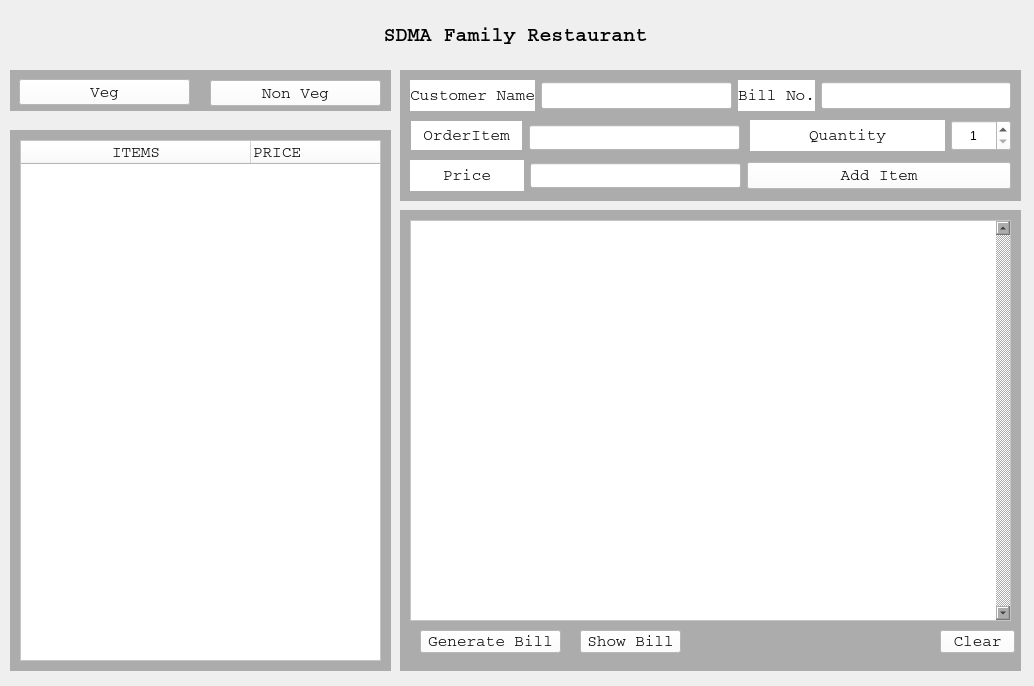
<?xml version="1.0" encoding="UTF-8"?>
<ui version="4.0">
 <class>Form</class>
 <widget class="QWidget" name="Form">
  <property name="geometry">
   <rect>
    <x>0</x>
    <y>0</y>
    <width>1034</width>
    <height>686</height>
   </rect>
  </property>
  <property name="sizePolicy">
   <sizepolicy hsizetype="Fixed" vsizetype="Fixed">
    <horstretch>0</horstretch>
    <verstretch>0</verstretch>
   </sizepolicy>
  </property>
  <property name="minimumSize">
   <size>
    <width>1034</width>
    <height>686</height>
   </size>
  </property>
  <property name="maximumSize">
   <size>
    <width>1034</width>
    <height>686</height>
   </size>
  </property>
  <property name="windowTitle">
   <string>Form</string>
  </property>
  <widget class="QWidget" name="widget" native="true">
   <property name="geometry">
    <rect>
     <x>10</x>
     <y>130</y>
     <width>381</width>
     <height>541</height>
    </rect>
   </property>
   <property name="styleSheet">
    <string notr="true">background-color: rgb(172, 172, 172);</string>
   </property>
   <widget class="QTableWidget" name="menucard2">
    <property name="geometry">
     <rect>
      <x>10</x>
      <y>10</y>
      <width>361</width>
      <height>521</height>
     </rect>
    </property>
    <property name="font">
     <font>
      <family>Courier</family>
      <pointsize>12</pointsize>
     </font>
    </property>
    <property name="styleSheet">
     <string notr="true">background-color: rgb(255, 255, 255);
</string>
    </property>
    <property name="horizontalScrollBarPolicy">
     <enum>Qt::ScrollBarAlwaysOff</enum>
    </property>
    <property name="sizeAdjustPolicy">
     <enum>QAbstractScrollArea::AdjustToContentsOnFirstShow</enum>
    </property>
    <property name="alternatingRowColors">
     <bool>true</bool>
    </property>
    <property name="selectionMode">
     <enum>QAbstractItemView::SingleSelection</enum>
    </property>
    <property name="selectionBehavior">
     <enum>QAbstractItemView::SelectRows</enum>
    </property>
    <property name="showGrid">
     <bool>false</bool>
    </property>
    <attribute name="horizontalHeaderDefaultSectionSize">
     <number>230</number>
    </attribute>
    <attribute name="horizontalHeaderHighlightSections">
     <bool>false</bool>
    </attribute>
    <attribute name="horizontalHeaderStretchLastSection">
     <bool>true</bool>
    </attribute>
    <attribute name="verticalHeaderVisible">
     <bool>false</bool>
    </attribute>
    <column>
     <property name="text">
      <string>ITEMS</string>
     </property>
     <property name="font">
      <font>
       <family>Courier</family>
       <pointsize>12</pointsize>
      </font>
     </property>
    </column>
    <column>
     <property name="text">
      <string>PRICE</string>
     </property>
     <property name="font">
      <font>
       <family>Courier</family>
       <pointsize>12</pointsize>
      </font>
     </property>
     <property name="textAlignment">
      <set>AlignLeading|AlignVCenter</set>
     </property>
    </column>
   </widget>
   <widget class="QTableWidget" name="menucard1">
    <property name="geometry">
     <rect>
      <x>10</x>
      <y>10</y>
      <width>361</width>
      <height>521</height>
     </rect>
    </property>
    <property name="maximumSize">
     <size>
      <width>3620</width>
      <height>5210</height>
     </size>
    </property>
    <property name="font">
     <font>
      <family>Courier</family>
      <pointsize>12</pointsize>
     </font>
    </property>
    <property name="styleSheet">
     <string notr="true">background-color: rgb(255, 255, 255);</string>
    </property>
    <property name="horizontalScrollBarPolicy">
     <enum>Qt::ScrollBarAlwaysOff</enum>
    </property>
    <property name="sizeAdjustPolicy">
     <enum>QAbstractScrollArea::AdjustToContents</enum>
    </property>
    <property name="alternatingRowColors">
     <bool>true</bool>
    </property>
    <property name="selectionMode">
     <enum>QAbstractItemView::SingleSelection</enum>
    </property>
    <property name="selectionBehavior">
     <enum>QAbstractItemView::SelectRows</enum>
    </property>
    <property name="showGrid">
     <bool>false</bool>
    </property>
    <attribute name="horizontalHeaderDefaultSectionSize">
     <number>230</number>
    </attribute>
    <attribute name="horizontalHeaderHighlightSections">
     <bool>false</bool>
    </attribute>
    <attribute name="horizontalHeaderStretchLastSection">
     <bool>true</bool>
    </attribute>
    <attribute name="verticalHeaderVisible">
     <bool>false</bool>
    </attribute>
    <column>
     <property name="text">
      <string>ITEMS</string>
     </property>
     <property name="font">
      <font>
       <family>Courier</family>
       <pointsize>12</pointsize>
      </font>
     </property>
    </column>
    <column>
     <property name="text">
      <string>PRICE</string>
     </property>
     <property name="font">
      <font>
       <family>Courier</family>
       <pointsize>12</pointsize>
      </font>
     </property>
     <property name="textAlignment">
      <set>AlignLeading|AlignVCenter</set>
     </property>
    </column>
   </widget>
  </widget>
  <widget class="QLabel" name="label">
   <property name="geometry">
    <rect>
     <x>10</x>
     <y>10</y>
     <width>1011</width>
     <height>51</height>
    </rect>
   </property>
   <property name="font">
    <font>
     <family>Courier</family>
     <pointsize>15</pointsize>
     <weight>75</weight>
     <bold>true</bold>
    </font>
   </property>
   <property name="text">
    <string>SDMA Family Restaurant</string>
   </property>
   <property name="alignment">
    <set>Qt::AlignCenter</set>
   </property>
  </widget>
  <widget class="QWidget" name="widget_2" native="true">
   <property name="geometry">
    <rect>
     <x>400</x>
     <y>70</y>
     <width>621</width>
     <height>131</height>
    </rect>
   </property>
   <property name="styleSheet">
    <string notr="true">background-color: rgb(172, 172, 172);</string>
   </property>
   <widget class="QWidget" name="verticalLayoutWidget">
    <property name="geometry">
     <rect>
      <x>10</x>
      <y>10</y>
      <width>601</width>
      <height>31</height>
     </rect>
    </property>
    <layout class="QHBoxLayout" name="horizontalLayout_2">
     <property name="sizeConstraint">
      <enum>QLayout::SetNoConstraint</enum>
     </property>
     <item>
      <widget class="QLabel" name="label_2">
       <property name="sizePolicy">
        <sizepolicy hsizetype="Minimum" vsizetype="Minimum">
         <horstretch>0</horstretch>
         <verstretch>0</verstretch>
        </sizepolicy>
       </property>
       <property name="font">
        <font>
         <family>Courier</family>
         <pointsize>12</pointsize>
        </font>
       </property>
       <property name="styleSheet">
        <string notr="true">background-color: rgb(255, 255, 255);</string>
       </property>
       <property name="text">
        <string>Customer Name</string>
       </property>
       <property name="alignment">
        <set>Qt::AlignCenter</set>
       </property>
      </widget>
     </item>
     <item>
      <widget class="QLineEdit" name="name">
       <property name="minimumSize">
        <size>
         <width>0</width>
         <height>25</height>
        </size>
       </property>
       <property name="font">
        <font>
         <family>Courier</family>
         <pointsize>12</pointsize>
        </font>
       </property>
       <property name="styleSheet">
        <string notr="true">background-color: rgb(255, 255, 255);</string>
       </property>
      </widget>
     </item>
     <item>
      <widget class="QLabel" name="label_4">
       <property name="sizePolicy">
        <sizepolicy hsizetype="Minimum" vsizetype="Minimum">
         <horstretch>0</horstretch>
         <verstretch>0</verstretch>
        </sizepolicy>
       </property>
       <property name="font">
        <font>
         <family>Courier</family>
         <pointsize>12</pointsize>
        </font>
       </property>
       <property name="styleSheet">
        <string notr="true">background-color: rgb(255, 255, 255);</string>
       </property>
       <property name="text">
        <string>Bill No.</string>
       </property>
       <property name="alignment">
        <set>Qt::AlignCenter</set>
       </property>
      </widget>
     </item>
     <item>
      <widget class="QLineEdit" name="billno">
       <property name="minimumSize">
        <size>
         <width>0</width>
         <height>25</height>
        </size>
       </property>
       <property name="font">
        <font>
         <family>Courier</family>
         <pointsize>12</pointsize>
        </font>
       </property>
       <property name="styleSheet">
        <string notr="true">background-color: rgb(255, 255, 255);</string>
       </property>
      </widget>
     </item>
    </layout>
   </widget>
   <widget class="QWidget" name="layoutWidget">
    <property name="geometry">
     <rect>
      <x>10</x>
      <y>50</y>
      <width>331</width>
      <height>31</height>
     </rect>
    </property>
    <layout class="QHBoxLayout" name="horizontalLayout_3">
     <property name="sizeConstraint">
      <enum>QLayout::SetNoConstraint</enum>
     </property>
     <item>
      <widget class="QLabel" name="label_3">
       <property name="sizePolicy">
        <sizepolicy hsizetype="Minimum" vsizetype="Minimum">
         <horstretch>0</horstretch>
         <verstretch>0</verstretch>
        </sizepolicy>
       </property>
       <property name="maximumSize">
        <size>
         <width>111</width>
         <height>29</height>
        </size>
       </property>
       <property name="font">
        <font>
         <family>Courier</family>
         <pointsize>12</pointsize>
        </font>
       </property>
       <property name="styleSheet">
        <string notr="true">background-color: rgb(255, 255, 255);</string>
       </property>
       <property name="text">
        <string>OrderItem</string>
       </property>
       <property name="alignment">
        <set>Qt::AlignCenter</set>
       </property>
      </widget>
     </item>
     <item>
      <widget class="QLineEdit" name="orderitem">
       <property name="minimumSize">
        <size>
         <width>0</width>
         <height>25</height>
        </size>
       </property>
       <property name="maximumSize">
        <size>
         <width>211</width>
         <height>20</height>
        </size>
       </property>
       <property name="font">
        <font>
         <family>Courier</family>
         <pointsize>12</pointsize>
        </font>
       </property>
       <property name="styleSheet">
        <string notr="true">background-color: rgb(255, 255, 255);</string>
       </property>
      </widget>
     </item>
    </layout>
   </widget>
   <widget class="QWidget" name="layoutWidget">
    <property name="geometry">
     <rect>
      <x>350</x>
      <y>50</y>
      <width>261</width>
      <height>31</height>
     </rect>
    </property>
    <layout class="QHBoxLayout" name="horizontalLayout_4">
     <property name="sizeConstraint">
      <enum>QLayout::SetNoConstraint</enum>
     </property>
     <item>
      <widget class="QLabel" name="label_5">
       <property name="sizePolicy">
        <sizepolicy hsizetype="Minimum" vsizetype="Minimum">
         <horstretch>0</horstretch>
         <verstretch>0</verstretch>
        </sizepolicy>
       </property>
       <property name="font">
        <font>
         <family>Courier</family>
         <pointsize>12</pointsize>
        </font>
       </property>
       <property name="styleSheet">
        <string notr="true">background-color: rgb(255, 255, 255);</string>
       </property>
       <property name="text">
        <string>Quantity</string>
       </property>
       <property name="alignment">
        <set>Qt::AlignCenter</set>
       </property>
      </widget>
     </item>
     <item>
      <widget class="QSpinBox" name="quantity">
       <property name="sizePolicy">
        <sizepolicy hsizetype="Maximum" vsizetype="Minimum">
         <horstretch>0</horstretch>
         <verstretch>0</verstretch>
        </sizepolicy>
       </property>
       <property name="minimumSize">
        <size>
         <width>60</width>
         <height>0</height>
        </size>
       </property>
       <property name="styleSheet">
        <string notr="true">background-color: rgb(255, 255, 255);</string>
       </property>
       <property name="alignment">
        <set>Qt::AlignCenter</set>
       </property>
       <property name="minimum">
        <number>1</number>
       </property>
       <property name="maximum">
        <number>10</number>
       </property>
      </widget>
     </item>
    </layout>
   </widget>
   <widget class="QWidget" name="verticalLayoutWidget_2">
    <property name="geometry">
     <rect>
      <x>10</x>
      <y>90</y>
      <width>601</width>
      <height>31</height>
     </rect>
    </property>
    <layout class="QHBoxLayout" name="horizontalLayout_5">
     <property name="sizeConstraint">
      <enum>QLayout::SetNoConstraint</enum>
     </property>
     <item>
      <widget class="QLabel" name="label_6">
       <property name="sizePolicy">
        <sizepolicy hsizetype="Minimum" vsizetype="Minimum">
         <horstretch>0</horstretch>
         <verstretch>0</verstretch>
        </sizepolicy>
       </property>
       <property name="minimumSize">
        <size>
         <width>114</width>
         <height>0</height>
        </size>
       </property>
       <property name="maximumSize">
        <size>
         <width>114</width>
         <height>16777215</height>
        </size>
       </property>
       <property name="font">
        <font>
         <family>Courier</family>
         <pointsize>12</pointsize>
        </font>
       </property>
       <property name="styleSheet">
        <string notr="true">background-color: rgb(255, 255, 255);</string>
       </property>
       <property name="text">
        <string>Price</string>
       </property>
       <property name="alignment">
        <set>Qt::AlignCenter</set>
       </property>
      </widget>
     </item>
     <item>
      <widget class="QLineEdit" name="price">
       <property name="minimumSize">
        <size>
         <width>0</width>
         <height>25</height>
        </size>
       </property>
       <property name="maximumSize">
        <size>
         <width>211</width>
         <height>16777215</height>
        </size>
       </property>
       <property name="font">
        <font>
         <family>Courier</family>
        </font>
       </property>
       <property name="styleSheet">
        <string notr="true">background-color: rgb(255, 255, 255);</string>
       </property>
      </widget>
     </item>
     <item>
      <widget class="QPushButton" name="add">
       <property name="font">
        <font>
         <family>Courier</family>
         <pointsize>12</pointsize>
        </font>
       </property>
       <property name="styleSheet">
        <string notr="true">background-color: rgb(255, 255, 255);</string>
       </property>
       <property name="text">
        <string>Add Item</string>
       </property>
      </widget>
     </item>
    </layout>
   </widget>
  </widget>
  <widget class="QWidget" name="widget_3" native="true">
   <property name="geometry">
    <rect>
     <x>400</x>
     <y>210</y>
     <width>621</width>
     <height>461</height>
    </rect>
   </property>
   <property name="styleSheet">
    <string notr="true">background-color: rgb(172, 172, 172);</string>
   </property>
   <widget class="QPushButton" name="Gbill">
    <property name="geometry">
     <rect>
      <x>20</x>
      <y>420</y>
      <width>141</width>
      <height>23</height>
     </rect>
    </property>
    <property name="font">
     <font>
      <family>Courier</family>
      <pointsize>12</pointsize>
     </font>
    </property>
    <property name="styleSheet">
     <string notr="true">background-color: rgb(255, 255, 255);</string>
    </property>
    <property name="text">
     <string>Generate Bill</string>
    </property>
   </widget>
   <widget class="QPushButton" name="Sbill">
    <property name="geometry">
     <rect>
      <x>180</x>
      <y>420</y>
      <width>101</width>
      <height>23</height>
     </rect>
    </property>
    <property name="font">
     <font>
      <family>Courier</family>
      <pointsize>12</pointsize>
     </font>
    </property>
    <property name="styleSheet">
     <string notr="true">background-color: rgb(255, 255, 255);</string>
    </property>
    <property name="text">
     <string>Show Bill</string>
    </property>
   </widget>
   <widget class="QTextEdit" name="billtext">
    <property name="geometry">
     <rect>
      <x>10</x>
      <y>10</y>
      <width>601</width>
      <height>401</height>
     </rect>
    </property>
    <property name="font">
     <font>
      <family>Courier</family>
      <pointsize>12</pointsize>
     </font>
    </property>
    <property name="focusPolicy">
     <enum>Qt::WheelFocus</enum>
    </property>
    <property name="layoutDirection">
     <enum>Qt::LeftToRight</enum>
    </property>
    <property name="styleSheet">
     <string notr="true">background-color: rgb(255, 255, 255);
</string>
    </property>
    <property name="locale">
     <locale language="English" country="UnitedStates"/>
    </property>
    <property name="inputMethodHints">
     <set>Qt::ImhMultiLine</set>
    </property>
    <property name="verticalScrollBarPolicy">
     <enum>Qt::ScrollBarAlwaysOn</enum>
    </property>
    <property name="html">
     <string>&lt;!DOCTYPE HTML PUBLIC &quot;-//W3C//DTD HTML 4.0//EN&quot; &quot;http://www.w3.org/TR/REC-html40/strict.dtd&quot;&gt;
&lt;html&gt;&lt;head&gt;&lt;meta name=&quot;qrichtext&quot; content=&quot;1&quot; /&gt;&lt;style type=&quot;text/css&quot;&gt;
p, li { white-space: pre-wrap; }
&lt;/style&gt;&lt;/head&gt;&lt;body style=&quot; font-family:'Courier'; font-size:12pt; font-weight:400; font-style:normal;&quot;&gt;
&lt;p align=&quot;center&quot; style=&quot;-qt-paragraph-type:empty; margin-top:0px; margin-bottom:0px; margin-left:0px; margin-right:0px; -qt-block-indent:0; text-indent:0px;&quot;&gt;&lt;br /&gt;&lt;/p&gt;&lt;/body&gt;&lt;/html&gt;</string>
    </property>
    <property name="textInteractionFlags">
     <set>Qt::TextEditable|Qt::TextSelectableByMouse</set>
    </property>
   </widget>
   <widget class="QPushButton" name="clear">
    <property name="geometry">
     <rect>
      <x>540</x>
      <y>420</y>
      <width>75</width>
      <height>23</height>
     </rect>
    </property>
    <property name="font">
     <font>
      <family>Courier</family>
      <pointsize>12</pointsize>
     </font>
    </property>
    <property name="styleSheet">
     <string notr="true">background-color: rgb(255, 255, 255);</string>
    </property>
    <property name="text">
     <string>Clear</string>
    </property>
   </widget>
  </widget>
  <widget class="QWidget" name="widget_4" native="true">
   <property name="geometry">
    <rect>
     <x>10</x>
     <y>70</y>
     <width>381</width>
     <height>41</height>
    </rect>
   </property>
   <property name="styleSheet">
    <string notr="true">background-color: rgb(172, 172, 172);</string>
   </property>
   <widget class="QPushButton" name="nvegbtn">
    <property name="geometry">
     <rect>
      <x>200</x>
      <y>10</y>
      <width>171</width>
      <height>26</height>
     </rect>
    </property>
    <property name="font">
     <font>
      <family>Courier</family>
      <pointsize>12</pointsize>
     </font>
    </property>
    <property name="styleSheet">
     <string notr="true">background-color: rgb(255, 255, 255);</string>
    </property>
    <property name="text">
     <string>Non Veg</string>
    </property>
   </widget>
   <widget class="QPushButton" name="vegbtn">
    <property name="geometry">
     <rect>
      <x>9</x>
      <y>9</y>
      <width>171</width>
      <height>26</height>
     </rect>
    </property>
    <property name="font">
     <font>
      <family>Courier</family>
      <pointsize>12</pointsize>
     </font>
    </property>
    <property name="styleSheet">
     <string notr="true">background-color: rgb(255, 255, 255);</string>
    </property>
    <property name="text">
     <string>Veg</string>
    </property>
   </widget>
  </widget>
 </widget>
 <resources/>
 <connections/>
</ui>
